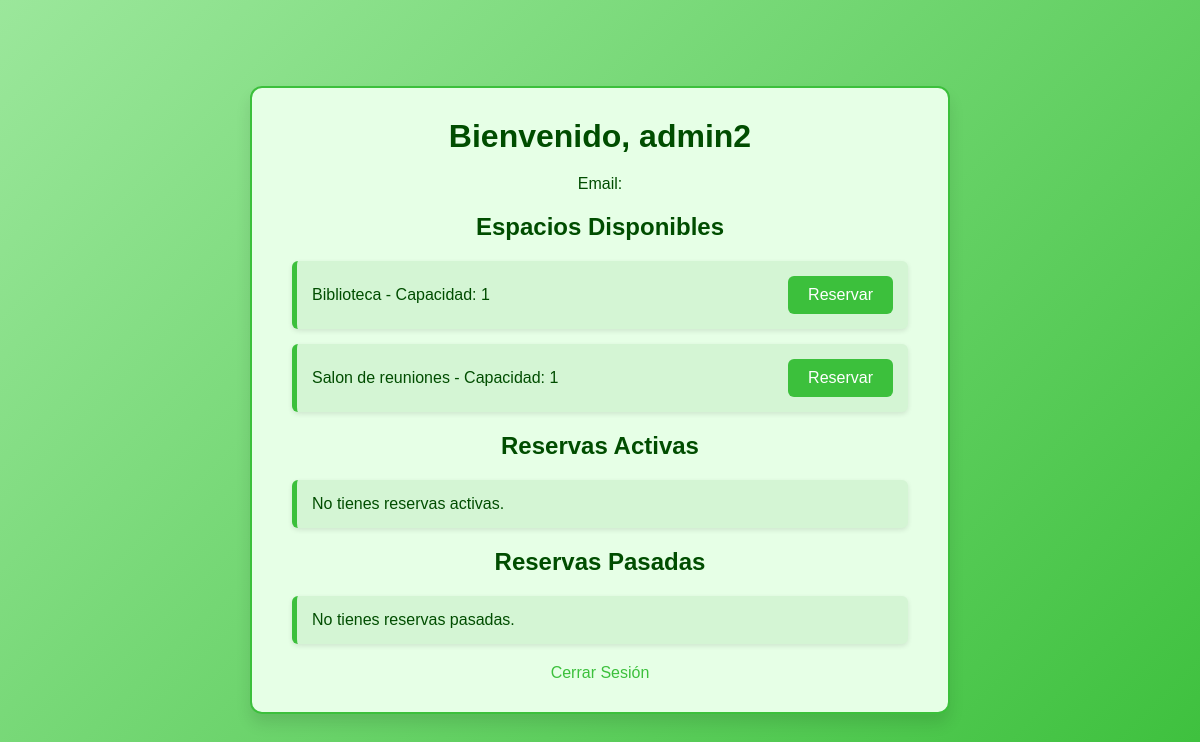
The app's page /usuarios/perfil/ (signed in), older data.
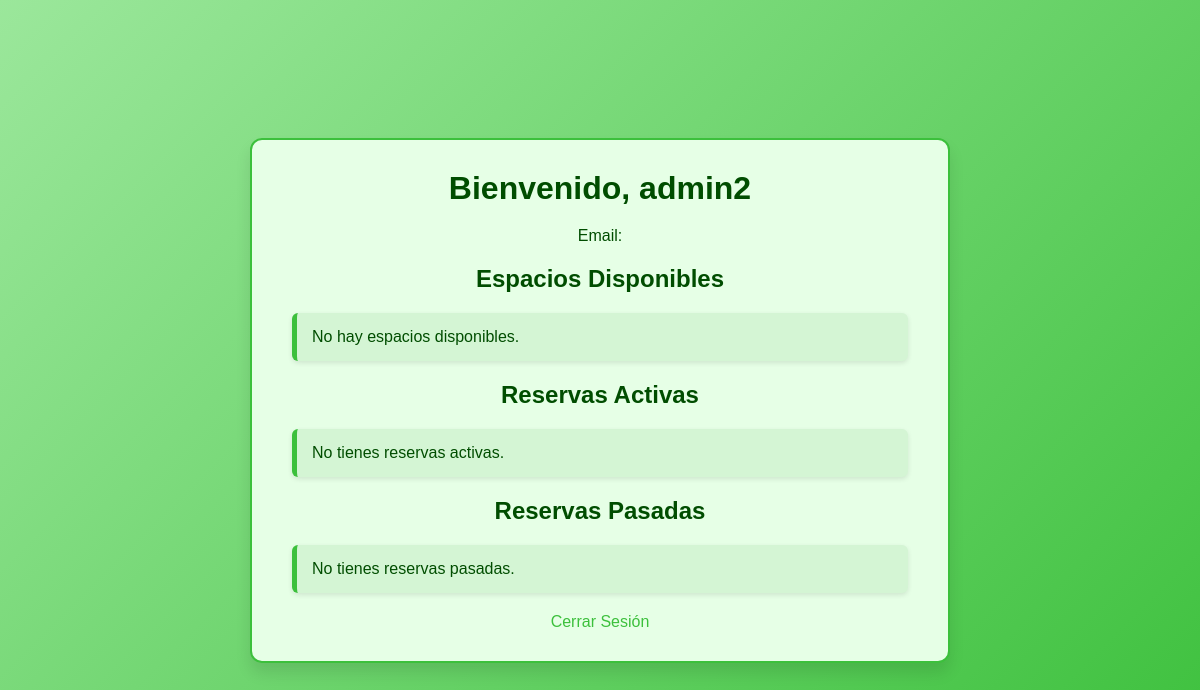
The same page, newer data.
### usuarios/models.py (models this page shows, shortened)
class Usuario(AbstractUser):
    ROLES = [
        ('ciudadano', 'Ciudadano'),
        ('administrador', 'Administrador'),
    ]
    rol = models.CharField(max_length=15, choices=ROLES, default='ciudadano')
    dni = models.CharField(max_length=15, unique=True, blank=True, null=True)
    codigo_postal = models.CharField(max_length=5, blank=False, null=False)
    contador = models.IntegerField(default=0)
    REQUIRED_FIELDS = ['codigo_postal']
    groups = models.ManyToManyField(
        Group,
        related_name="usuarios_grupos",  # Cambia el nombre por uno único
        blank=True,
        help_text="Grupos a los que pertenece el usuario.",
        verbose_name="grupos",
    )
    user_permissions = models.ManyToManyField(
        Permission,
        related_name="usuarios_permisos",  # Cambia el nombre por uno único
        blank=True,
        help_text="Permisos específicos del usuario.",
        verbose_name="permisos de usuario",
    )

### espacios/models.py (models this page shows, shortened)
class Espacio(models.Model):
    nombre = models.CharField(max_length=100)
    capacidad = models.PositiveIntegerField()
    descripcion = models.TextField(blank=True, null=True)
    disponible = models.BooleanField(default=True)
    hora_apertura = models.TimeField()
    hora_cierre = models.TimeField()
    dependencias = models.ManyToManyField('self', symmetrical=False, blank=True)
    codigo_postal = models.CharField(max_length=5)

### usuarios/views.py (the view)
# urls.py: path('perfil/', perfil_usuario, name='perfil_usuario'),
@login_required
def perfil_usuario(request):
    hora_actual = now() + timedelta(hours=2)
    usuario_codigo_postal = request.user.codigo_postal  # Asegúrate de que este campo exista en el modelo User
    espacios = Espacio.objects.filter(disponible=True, codigo_postal=usuario_codigo_postal)
    reservas_activas = Reserva.objects.filter(usuario=request.user, fecha_fin__gte=hora_actual).order_by('fecha_inicio')
    reservas_activas_agrupadas = {}
    for reserva in reservas_activas:
        grupo = reserva.grupo_reserva
        if grupo not in reservas_activas_agrupadas:
            reservas_activas_agrupadas[grupo] = []
        reservas_activas_agrupadas[grupo].append(reserva)
    reservas_pasadas = Reserva.objects.filter(usuario=request.user, fecha_fin__lt=hora_actual).order_by('fecha_inicio')
    reservas_pasadas_agrupadas = {}
    for reserva in reservas_pasadas:
        grupo = reserva.grupo_reserva
        if grupo not in reservas_pasadas_agrupadas:
            reservas_pasadas_agrupadas[grupo] = []
        reservas_pasadas_agrupadas[grupo].append(reserva)
    return render(request, 'usuarios/perfil.html', {
        'usuario': request.user,
        'espacios': espacios,
        'reservas_activas': reservas_activas_agrupadas,
        'reservas_pasadas': reservas_pasadas_agrupadas,
    })

### usuarios/templates/usuarios/perfil.html (shortened to what this page needs)
<!DOCTYPE html>
<html lang="es">
<head>
</head>
<body>
    <div class="container">
        <h1>Bienvenido, {{ usuario.username }}</h1>
        <p>Email: {{ usuario.email }}</p>
        <h2>Espacios Disponibles</h2>
        <ul>
            {% for espacio in espacios %}
                <li>
                    <span>{{ espacio.nombre }} - Capacidad: {{ espacio.capacidad }}</span>
                    <form method="post" action="{% url 'reservar_espacio' espacio.id %}">
                        <button type="submit">Reservar</button>
                    </form>
                </li>
            {% empty %}
                <li>No hay espacios disponibles.</li>
            {% endfor %}
        </ul>
        <h2>Reservas Activas</h2>
        <ul>
            {% for grupo, reservas in reservas_activas.items %}
                <li>
                    <span>
                        <strong>{{ reservas.0.espacio.nombre }}</strong>:
                        {{ reservas.0.fecha_inicio|date:"d/m/Y H:i" }} -
                        {% with reservas|last as ultima_reserva %}
                            {{ ultima_reserva.fecha_fin|date:"d/m/Y H:i" }}
                        {% endwith %}
                    </span>
                    {% if reservas|length > 1 %}
                        <form action="{% url 'cancelar_reserva_grupo' grupo %}" method="post" style="display:inline;">
                            {% csrf_token %}
                            <button type="submit" class="cancelar" onclick="return confirm('¿Estás seguro de que deseas cancelar esta reserva?');">
                                Cancelar
                            </button>
                        </form>
                    {% else %}
                        <form action="{% url 'cancelar_reserva' reservas.0.id %}" method="post" style="display:inline;">
                            {% csrf_token %}
                            <button type="submit" class="cancelar" onclick="return confirm('¿Estás seguro de que deseas cancelar esta reserva?');">
                                Cancelar
                            </button>
                        </form>
                    {% endif %}
                </li>
            {% empty %}
                <li>No tienes reservas activas.</li>
            {% endfor %}
        </ul>
        <h2>Reservas Pasadas</h2>
        <ul>
            {% for grupo, reservas in reservas_pasadas.items %}
                <li>
                    <span>
                        <strong>{{ reservas.0.espacio.nombre }}</strong>:
                        {{ reservas.0.fecha_inicio|date:"d/m/Y H:i" }} -
                        {% with reservas|last as ultima_reserva %}
                            {{ ultima_reserva.fecha_fin|date:"d/m/Y H:i" }}
                        {% endwith %}
                    </span>
                </li>
            {% empty %}
                <li>No tienes reservas pasadas.</li>
            {% endfor %}
        </ul>
        <a href="{% url 'logout' %}">Cerrar Sesión</a>
    </div>
</body>
</html>

### usuarios/templates/usuarios/perfil.html (style rules this page uses)
* { margin: 0; padding: 0; box-sizing: border-box; }
body { font-family: Arial, sans-serif; background: linear-gradient(135deg, #9be79b, #3cc03c); color: #004d00; min-height: 100vh; display: flex; justify-content: center; align-items: center; padding: 20px; }
.container { background: #e6ffe6; border: 2px solid #3cc03c; padding: 30px 40px; border-radius: 12px; box-shadow: 0px 10px 15px rgba(0, 0, 0, 0.1); max-width: 700px; width: 100%; }
h1, h2 { text-align: center; margin-bottom: 20px; color: #004d00; }
p { text-align: center; margin-bottom: 20px; font-size: 1rem; }
ul { list-style: none; padding: 0; margin: 0 0 20px 0; }
ul li { background: #d4f5d4; margin-bottom: 15px; padding: 15px; border-radius: 6px; border-left: 5px solid #3cc03c; box-shadow: 0px 2px 5px rgba(0, 0, 0, 0.1); display: flex; justify-content: space-between; align-items: center; }
a { display: block; text-align: center; margin-top: 20px; text-decoration: none; font-size: 1rem; color: #3cc03c; transition: color 0.3s ease; }

Row changes from the older to the newer data that the page shows:
removed Espacio: nombre "Biblioteca", capacidad "1"
removed Espacio: nombre "Salon de reuniones", capacidad "1"
Text that changed along with them:
text now shown: "No hay espacios disponibles."
